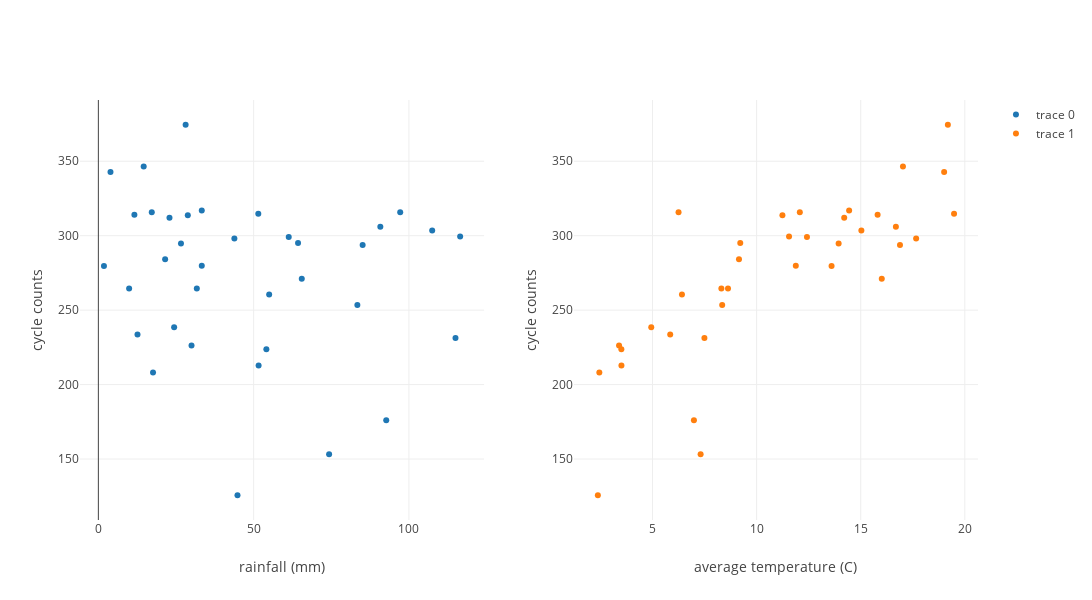

The cell this chart's notebook holds for it:
### Markdown cell above
Plot the clycle flow against the total rainfall and the average temperature.

### Code cell
trace1 = go.Scatter(
    x = clean_data_df['total_rainfall_mm'],
    y = clean_data_df['cycle_counts'],
    mode = 'markers'
)

trace2 = go.Scatter(
    x = clean_data_df['avg_temp_c'],
    y = clean_data_df['cycle_counts'],
    mode = 'markers'
)

fig = tools.make_subplots(rows=1, cols=2)

fig.append_trace(trace1, 1, 1)
fig.append_trace(trace2, 1, 2)

fig['layout'].update(height=600, width=1200)

fig['layout']['xaxis1'].update(title='rainfall (mm)')
fig['layout']['yaxis1'].update(title='cycle counts')

fig['layout']['xaxis2'].update(title='average temperature (C)')
fig['layout']['yaxis2'].update(title='cycle counts')

iplot(fig)

### Figure 1 — Plotly figure (JSON) as saved in the notebook; plotly's stock layout.template omitted (floating-point values rounded to 4 significant figures)
{"data": [{"mode": "markers", "type": "scatter", "x": [17.6, 44.8, 1.8, 22.9, 43.8, 65.5, 11.6, 33.3, 9.9, 74.3, 24.4, 12.6, 21.5, 83.4, 61.3, 107.5, 90.8, 28.1, 14.6, 97.2, 64.3, 55, 92.7, 51.6, 30.0, 54.1, 31.7, 28.8, 33.3, 3.9, 51.5, 85.1, 26.6, 116.5, 17.2, 115.0], "xaxis": "x1", "y": [208.2, 125.7, 279.6, 312.1, 298.2, 271.1, 314.1, 279.7, 264.5, 153.3, 238.5, 233.7, 284.2, 253.4, 299.1, 303.5, 306, 374.5, 346.4, 315.7, 295.1, 260.5, 176.1, 212.8, 226.3, 223.7, 264.6, 313.8, 316.9, 342.7, 314.8, 293.7, 294.8, 299.4, 315.7, 231.3], "yaxis": "y1"}, {"mode": "markers", "type": "scatter", "x": [2.446, 2.375, 13.6, 14.21, 17.66, 16.01, 15.81, 11.88, 8.307, 7.311, 4.939, 5.85, 9.154, 8.346, 12.42, 15.03, 16.69, 19.19, 17.03, 12.07, 9.214, 6.414, 6.989, 3.507, 3.393, 3.503, 8.626, 11.24, 14.44, 19.01, 19.48, 16.89, 13.94, 11.56, 6.25, 7.493], "xaxis": "x2", "y": [208.2, 125.7, 279.6, 312.1, 298.2, 271.1, 314.1, 279.7, 264.5, 153.3, 238.5, 233.7, 284.2, 253.4, 299.1, 303.5, 306, 374.5, 346.4, 315.7, 295.1, 260.5, 176.1, 212.8, 226.3, 223.7, 264.6, 313.8, 316.9, 342.7, 314.8, 293.7, 294.8, 299.4, 315.7, 231.3], "yaxis": "y2"}], "layout": {"height": 600, "width": 1200, "xaxis1": {"anchor": "y1", "domain": [0, 0.45], "title": "rainfall (mm)"}, "xaxis2": {"anchor": "y2", "domain": [0.55, 1], "title": "average temperature (C)"}, "yaxis1": {"anchor": "x1", "domain": [0, 1], "title": "cycle counts"}, "yaxis2": {"anchor": "x2", "domain": [0, 1], "title": "cycle counts"}}}
